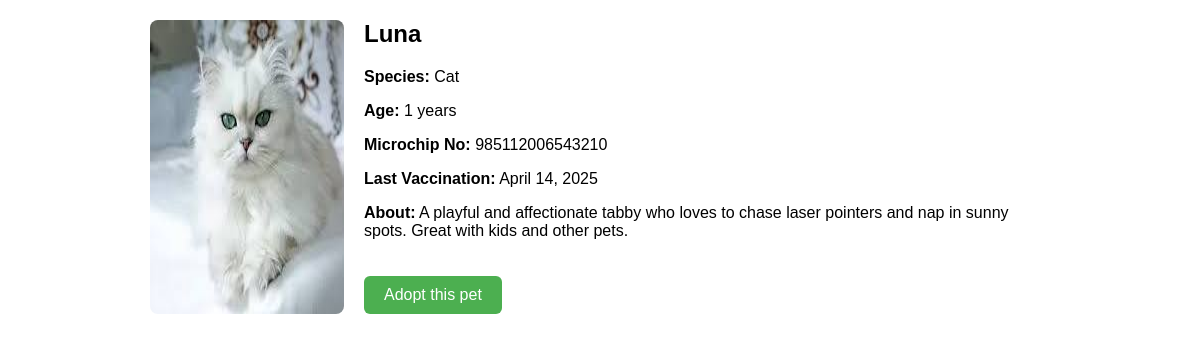
The app's page /pets/5/ with its own data.
### adoption/models.py (models this page shows, shortened)
class Pet(models.Model):
    SPECIES_CHOICES = (
        ("Dog", "Dog"),
        ("Cat", "Cat"),
        ("Parrot", "Parrot"),
        ("Fish", "Fish"),
        ("Hamster", "Hamster"),
        ("Other", "Other"),
    )
    name = models.CharField(max_length=100)
    species = models.CharField(
        max_length=20,
        choices=SPECIES_CHOICES,
        default='Dog'
    )
    age = models.IntegerField()
    description = models.TextField(blank=True, null=True)
    image = models.ImageField(upload_to='pet_images/', blank=True, null=True)
    microchip_number = models.CharField(max_length=100, blank=True, null=True)
    vaccination_date = models.DateField(blank=True, null=True)
    is_adopted = models.BooleanField(default=False)
    posted_on = models.DateTimeField(default=timezone.now)

### adoption/views.py (the view)
# urls.py: path('pets/<int:pk>/', views.pet_detail, name='pet_detail'),
def pet_detail(request, pk):
    pet = get_object_or_404(Pet, pk=pk)
    return render(request, 'pet_detail.html', {'pet': pet})

### adoption/templates/pet_detail.html (shortened to what this page needs)
<!DOCTYPE html>
<html>
<head>
</head>
<body>
    <div class="header">
        {% if pet.image %}
        <img src="{{ pet.image.url }}" alt="{{ pet.name }}">
        {% endif %}
        <div class="info">
            <h2>{{ pet.name }}</h2>
            <p><strong>Species:</strong> {{ pet.species }}</p>
            <p><strong>Age:</strong> {{ pet.age }} years</p>
            {% if pet.microchip_number %}
                <p><strong>Microchip No:</strong> {{ pet.microchip_number }}</p>
            {% endif %}
            {% if pet.vaccination_date %}
                <p><strong>Last Vaccination:</strong> {{ pet.vaccination_date }}</p>
            {% endif %}
            {% if pet.description %}
                <p><strong>About:</strong> {{ pet.description }}</p>
            {% endif %}
            {% if pet.is_adopted %}
                <a class="btn disabled">Already adopted</a>
            {% else %}
                <a href="{% url 'adopt_pet' pet.id %}" class="btn">Adopt this pet</a>
            {% endif %}
        </div>
    </div>
</body>
</html>

### adoption/templates/pet_detail.html (style rules this page uses)
body { font-family: Arial, sans-serif; max-width: 900px; margin: 0 auto; padding: 20px; }
.header { display: flex; gap: 20px; }
.header img { max-width: 350px; border-radius: 8px; }
.info h2 { margin-top: 0; }
.btn { display: inline-block; margin-top: 20px; padding: 10px 20px; background: #4CAF50; color: #fff; text-decoration: none; border-radius: 6px; }

### records on screen
Pet: image (picture), name "Luna", species "Cat", age "1", microchip_number "985112006543210", vaccination_date "April 14, 2025", description "A playful and affectionate tabby who loves to chase laser pointers and nap in sunny spots. Great with kids and other pets."
